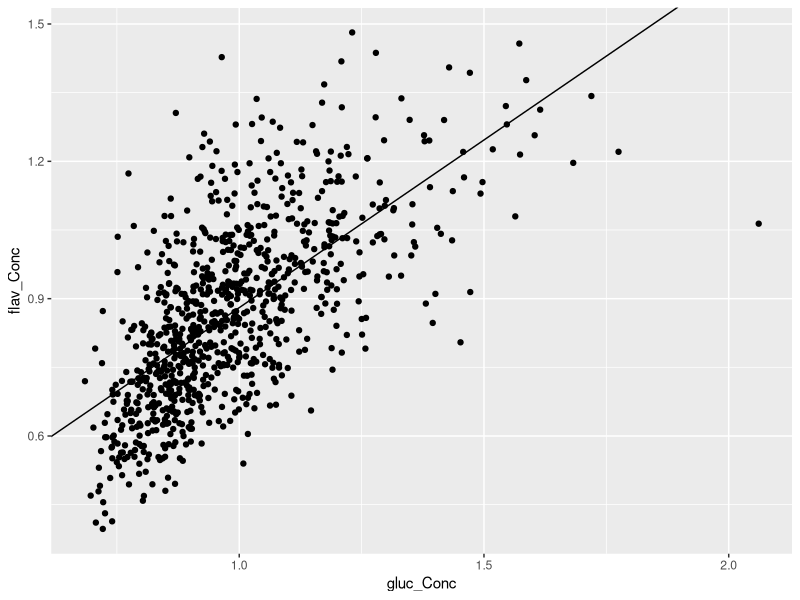

Write R code to recreate this figure. (Note: this script raises an error after producing the figure.)
## ---- chunk 1
rm(list=ls())
dat<-read.csv("DataSynthesis.csv")


#Assigning Germination plate column
dat$GerminationPlate<-gsub("\\|.*","",dat$Tag)

#Assign family column
prefamily<-gsub("*.\\|","",dat$Tag)
dat$Family<-gsub("\\-.*","",prefamily)

#Assign Leaf number columns
LeafNumber<-gsub(".*\\_","",dat$Sample)
for(i in 1:length(LeafNumber)){
  if(LeafNumber[i]!="1"&LeafNumber[i]!="2"&LeafNumber[i]!="3"){
    LeafNumber[i]<-"pool"
  }
}

dat$LeafNumber<-LeafNumber

## ---- chunk 2
library(ggplot2)

SlopeCalc<-function(x,y){
  int<-lm(y~x)$coefficients[[1]]
  slope<-lm(y~x)$coefficients[[2]]
  return(c(int,slope))
}
#Remove Pools
dat2<-dat[dat$Pool=="No",]

GFSlopeInt<-SlopeCalc(x=dat2$gluc_Conc,y=dat2$flav_Conc)

ggplot(dat2)+
  geom_point(aes(x=gluc_Conc,y=flav_Conc))+
  geom_abline(aes(slope=GFSlopeInt[2],intercept=GFSlopeInt[1]))


## ---- chunk 3
#Because Chlorphyll does not appear to affect the amount of glucosinolates and flavonoids in the leaves, and the samples appear to be clustered in 2, even after removing the techincal duplicates (within leaf duplicate), I will analyze the variance in glucosinolate and flavonoid against the variance in chlorophyll for those with two samples (from the same plant). If glucosinolates or flavonoids are regulated with chlorophyll, or senesce as chlorophyll does, then as the variation in chlorophyll between samples increases, so should the variation between glucosinolate samples. 


#Looking at those with two samples.. calculate the standard deviation of the secondary compound and chlorophyll data. 

VarAnal<-dat %>% group_by(Tag) %>% summarise_at(vars(ChlorA,ChlorB,gluc_Conc,flav_Conc),.funs=sd)

VarAnal<-VarAnal[!is.na(VarAnal$ChlorA),]

#Interestingly, there is no positive correlation between glucosinolate or flavonoid standard deviation and chlorophyll (A or B) standard deviation in leaf replicates. This indicates that glucosinolates and flavonoids were uninfluenced by the amount of chlorophyll present and may not senesce with chlorophyll. It would appear that defence chemicals are one of the last things to go in the senescence process, if they go at all; however, the over abundance of defence chemicals in apparent senescing leaves may be due to the predator pressure the plants were feeling, so defence chemical regulation remained the same to avoid death before the senescence process could take place. If anything there may be a negative correlation. 

#Glucosinolate, ChlorB
ggplot(VarAnal)+
  geom_point(aes(y=gluc_Conc,x=ChlorB))+
  labs(y="Glucosinolate SD",x="Chlorophyll B SD")

#Flavonoid, ChlorB
ggplot(VarAnal)+
  geom_point(aes(y=flav_Conc,x=ChlorB))+
  labs(y="Flavonoid SD",x="Chlorophyll B SD")

#Glucosinolate, ChlorA
ggplot(VarAnal)+
  geom_point(aes(y=gluc_Conc,x=ChlorA))+
  labs(y="Glucosinolate SD",x="Chlorophyll A SD")

#Flavonoid, ChlorA
ggplot(VarAnal)+
  geom_point(aes(y=flav_Conc,x=ChlorA))+
  labs(y="Flavonoid SD",x="Chlorophyll A SD")


## ---- chunk 4
#On Feb 12, the plate was cleaned with bleach and this removed alot of the staining. This is checking the pools to determine if this cleaning affected the runs. 

boxplot(dat$gluc_Conc[dat$DataFile=="Dat_Feb_13_2020_AM.txt" & dat$Tag=="pool"],dat$gluc_Conc[dat$DataFile!="Dat_Feb_13_2020_AM.txt" & dat$Tag=="pool"])

boxplot(dat$gluc_Conc[dat$DataFile=="Dat_Feb_13_2020_PM.txt" & dat$Tag=="pool"],dat$gluc_Conc[dat$DataFile!="Dat_Feb_13_2020_PM.txt" & dat$Tag=="pool"])

boxplot(dat$gluc_Conc[dat$DataFile=="Dat_Feb_12_2020_PM.txt" & dat$Tag=="pool"],dat$gluc_Conc[dat$DataFile!="Dat_Feb_12_2020_PM.txt" & dat$Tag=="pool"])

ggplot(dat[dat$Pool=="Yes",])+
  geom_point(aes(y=gluc_Conc,x=DataFile,colour=DataFile))

#The values seem on the lower end of the pool variation, but it is not overly concerning. No adjustments or removal of data will be made. 
